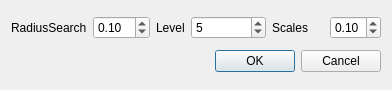
<?xml version="1.0" encoding="UTF-8"?>
<ui version="4.0">
 <class>RadiusSearchDialog</class>
 <widget class="QDialog" name="RadiusSearchDialog">
  <property name="geometry">
   <rect>
    <x>0</x>
    <y>0</y>
    <width>375</width>
    <height>90</height>
   </rect>
  </property>
  <property name="windowTitle">
   <string>RadiusSearch</string>
  </property>
  <layout class="QGridLayout" name="gridLayout">
   <item row="0" column="0">
    <widget class="QLabel" name="label">
     <property name="text">
      <string>RadiusSearch</string>
     </property>
    </widget>
   </item>
   <item row="0" column="1">
    <widget class="QDoubleSpinBox" name="doubleSpinBox">
     <property name="minimum">
      <double>0.010000000000000</double>
     </property>
     <property name="maximum">
      <double>10.000000000000000</double>
     </property>
     <property name="singleStep">
      <double>0.010000000000000</double>
     </property>
     <property name="value">
      <double>0.100000000000000</double>
     </property>
    </widget>
   </item>
   <item row="0" column="2">
    <widget class="QLabel" name="label_2">
     <property name="text">
      <string>Level</string>
     </property>
    </widget>
   </item>
   <item row="0" column="3" colspan="2">
    <widget class="QSpinBox" name="levelSpinBox">
     <property name="minimum">
      <number>1</number>
     </property>
     <property name="value">
      <number>5</number>
     </property>
    </widget>
   </item>
   <item row="0" column="5">
    <widget class="QLabel" name="label_3">
     <property name="text">
      <string>Scales</string>
     </property>
    </widget>
   </item>
   <item row="0" column="6">
    <widget class="QDoubleSpinBox" name="scaleDoubleSpinBox">
     <property name="minimum">
      <double>0.030000000000000</double>
     </property>
     <property name="maximum">
      <double>1.000000000000000</double>
     </property>
     <property name="singleStep">
      <double>0.010000000000000</double>
     </property>
     <property name="value">
      <double>0.100000000000000</double>
     </property>
    </widget>
   </item>
   <item row="1" column="0" colspan="4">
    <spacer name="horizontalSpacer">
     <property name="orientation">
      <enum>Qt::Horizontal</enum>
     </property>
     <property name="sizeHint" stdset="0">
      <size>
       <width>192</width>
       <height>20</height>
      </size>
     </property>
    </spacer>
   </item>
   <item row="1" column="4" colspan="3">
    <widget class="QDialogButtonBox" name="buttonBox">
     <property name="orientation">
      <enum>Qt::Horizontal</enum>
     </property>
     <property name="standardButtons">
      <set>QDialogButtonBox::Cancel|QDialogButtonBox::Ok</set>
     </property>
    </widget>
   </item>
  </layout>
 </widget>
 <resources/>
 <connections>
  <connection>
   <sender>buttonBox</sender>
   <signal>accepted()</signal>
   <receiver>RadiusSearchDialog</receiver>
   <slot>accept()</slot>
   <hints>
    <hint type="sourcelabel">
     <x>248</x>
     <y>254</y>
    </hint>
    <hint type="destinationlabel">
     <x>157</x>
     <y>274</y>
    </hint>
   </hints>
  </connection>
  <connection>
   <sender>buttonBox</sender>
   <signal>rejected()</signal>
   <receiver>RadiusSearchDialog</receiver>
   <slot>reject()</slot>
   <hints>
    <hint type="sourcelabel">
     <x>316</x>
     <y>260</y>
    </hint>
    <hint type="destinationlabel">
     <x>286</x>
     <y>274</y>
    </hint>
   </hints>
  </connection>
 </connections>
</ui>
